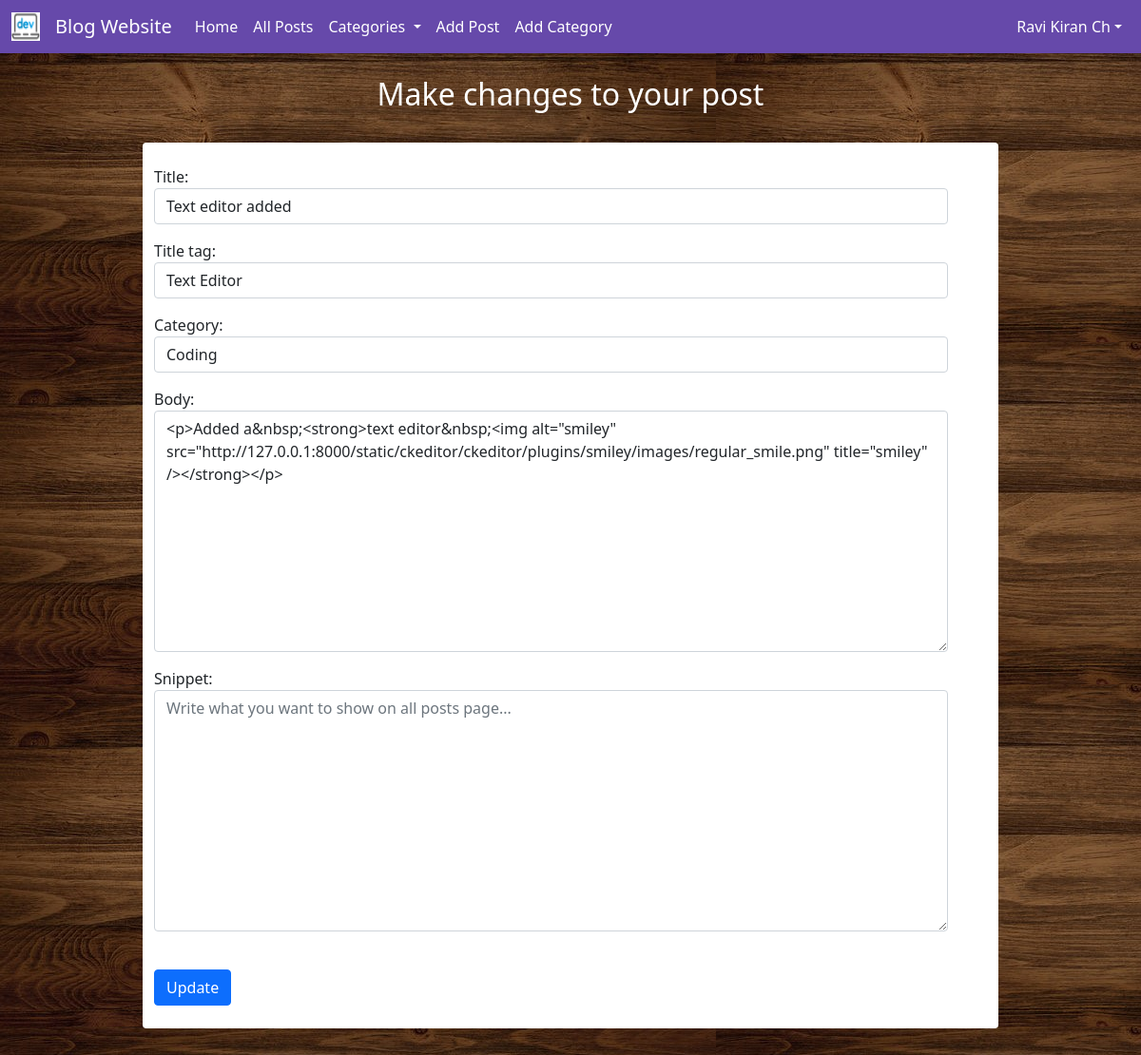
/posts/updatepost/51 (signed in), run on the app's committed database.
### blog/models.py (models this page shows, shortened)
class Post(models.Model):
    title = models.CharField(max_length=255)         # Title of blog
    title_tag = models.CharField(max_length=255)     # Title of blog post to be shown in head
    header_image = models.ImageField(null=True,blank=True,upload_to="images/")
    author = models.ForeignKey(User,on_delete=models.CASCADE)
    category = models.CharField(max_length=255)
    body = RichTextField(blank=True,null=True)
    snippet = models.CharField(max_length=255,null=True,blank=True)
    date = models.DateField(auto_now_add=True)
    likes = models.ManyToManyField(User,related_name='blog_posts')

### blog/views.py (the view)
# urls.py: path('posts/updatepost/<int:pk>',UpdatePostView.as_view(),name='edit-post'),
class UpdatePostView(UpdateView):
    model = Post
    form_class = UpdateForm
    template_name = "edit_post.html"
    def get_context_data(self, *args,**kwargs):
        cat_menu = Category.objects.all()
        context = super(UpdatePostView,self).get_context_data(*args,**kwargs)
        context["cat_menu"] = cat_menu
        return context

### blog/forms.py
class UpdateForm(forms.ModelForm):
    class Meta:
        model = Post
        fields = ('title','title_tag','category','body','snippet')
        widgets = {
            'title' : forms.TextInput(attrs={'class':'form-control','placeholder':'Your title here'}),
            'title_tag' : forms.TextInput(attrs={'class':'form-control','placeholder':'Your title tag here'}),
            'category' : forms.Select(choices=choice_list,attrs={'class':'form-control'}),
            'body' : forms.Textarea(attrs={'class':'form-control','placeholder':'Write your thoughts here...'}),
            'snippet' : forms.Textarea(attrs={'class':'form-control','placeholder':'Write what you want to show on all posts page...'}),
        }

### blog/models.py (called while the page is built)
    def __str__(self):
        if (self.name == "---------"):
            return "Non Categorized"
        return self.name

### blog/templates/edit_post.html (shortened to what this page needs)
{% extends 'home.html' %}
{% block content %}
{% if user.is_authenticated and user.id == post.author.id %}
    <h2 style="text-align:center;color:white">Make changes to your post</h2><br>
    <div class="container" style="width:900px;background-color: white;border-radius:.25rem">
        <br>
        <form method="POST" style="width:835px;">
            {{form.as_p}}
            <button class="btn btn-primary">Update</button>
        </form>
        <br>
    </div>
    <br><br><br><br>
{% else %}
    <br><br>
    <h1 style="color:white;text-align:center">You're not allowed to edit this post!!!</h1>
{% endif %}
{% endblock %}

### blog/templates/home.html (shortened to what this page needs)
<!doctype html>
{% load static %}
<html lang="en">
  <head>
    <link href="https://cdn.jsdelivr.net/npm/bootstrap@5.1.3/dist/css/bootstrap.min.css" rel="stylesheet">
  </head>
  <body class="background">
    <nav class="navbar navbar-expand-lg navbar-dark" style="background-color:rgb(102, 73, 170);">
      <div class="container-fluid">
          <a class="navbar-brand" href="{% url 'home' %}">
            <img src="{% static '/images/favicon.jpeg' %}" alt="" width=30px height=30px class="d-inline-block align-top">
          </a>
          <a class="navbar-brand" href="{% url 'home' %}">Blog Website</a>
          <div class="collapse navbar-collapse" id="navbarSupportedContent">
            <ul class="navbar-nav me-auto mb-2 mb-lg-0">
              <li class="nav-item">
                <a style="color:white" class="nav-link active" aria-current="page" href="{% url 'home' %}">Home</a>
              </li>
              <li class="nav-item">
                <a style="color:white" class="nav-link active" aria-current="page" href="{% url 'allposts' %}">All Posts</a>
              </li>
              {% if cat_menu %}
                <li class="nav-item dropdown">
                  <a style="color:white;" class="nav-link dropdown-toggle" href="#" id="navbarDropdown" role="button" data-bs-toggle="dropdown" aria-expanded="false">
                    Categories
                  </a>
                </li>
              {% else %}
                <li class="nav-item">
                  <a style="color:white" class="nav-link active" aria-current="page" href="{% url 'category-list' %}">All Categories</a>
                </li>
              {% endif %}
              {% if user.is_authenticated %}
                <li class="nav-item">
                  <a style="color:white" class="nav-link" href="{% url 'add-post' %}">Add Post</a>
                </li>
                <li class="nav-item">
                  <a style="color:white" class="nav-link" href="{% url 'add-category' %}">Add Category</a>
                </li>
              {% endif %}
            </ul>
            {% if user.is_authenticated %}
            <div class="navbar-nav">
              <div class="nav-item dropdown">
                <a style="color:white;" class="nav-link dropdown-toggle" href="#" id="navbarDropdown" role="button" data-bs-toggle="dropdown" aria-expanded="false">{{user.first_name}} {{user.last_name}}</a>
                </div>
            </div>
          {% endif %}
          </div>
        </div>
    </nav>
    <div class='container'>
        {% block content %}{% endblock %}
    </div>
  </body>
</html>

### data on the page
Post: title "Text editor added", title_tag "Text Editor", category "Coding", body "<p>Added a&nbsp;<strong>text editor&nbsp;<img alt=\"smiley\" src=\"http://127.0.0.1:8000/static/ckeditor/ckeditor/plugins/smiley/images/regular_smile.png\" title=\"smiley\" /></strong></p>"

### other printed values
{{ user.first_name }} "Ravi Kiran"
{{ user.last_name }} "Ch"
